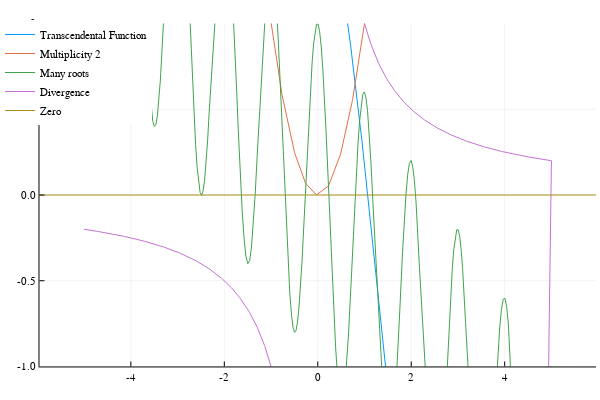

Notebook source saved alongside this figure:
### Code cell
xh=collect(0.01:0.01:5)

plot(f,label="Transcendental Function"
    ,ylims=(-1,1),legend=:topleft)
plot!(x2,label="Multiplicity 2")
plot!(n_roots,label="Many roots")
plot!(vcat(xh,-xh),vcat(recip.(xh),recip.(-xh)),label="Divergence")
hline!([0],label="Zero")

### Figure 1 — Plotly figure (JSON) as saved in the notebook; plotly's stock layout.template omitted (floating-point values rounded to 4 significant figures; data arrays with more than 128 entries replaced by an {"elided": "..."} marker saying what was removed)
{"data": [{"colorbar": {"title": ""}, "hoverinfo": "text", "legendgroup": "Transcendental Function", "line": {"color": "rgba(0, 154, 250, 1.000)", "dash": "solid", "shape": "linear", "width": 1}, "mode": "lines", "name": "Transcendental Function", "showlegend": true, "text": [null, null, null, null, null, null, null, null, null, null, null, null, null, null, null, null, null, null, null, null, null, null, null, null, null, null, null, null, null, null, null, null, null, null, null, null, null, null, null], "type": "scatter", "x": [-5, -4.951, -4.902, -4.451, -3.999, -3.728, -3.457, -3.342, -3.227, -3.113, -2.998, -2.749, -2.499, -2.27, -2.04, -1.547, -0.9767, -0.7231, -0.4694, -0.2471, -0.02468, 0.2178, 0.4602, 0.7041, 0.948, 1.487, 2.001, 2.267, 2.534, 2.759, 2.983, 3.257, 3.532, 3.789, 4.047, 4.46, 4.873, 4.936, 5], "xaxis": "x1", "y": [8.067, 7.876, 7.683, 5.915, 4.291, 3.452, 2.75, 2.499, 2.276, 2.082, 1.917, 1.657, 1.523, 1.498, 1.552, 1.834, 2.192, 2.275, 2.275, 2.192, 2.024, 1.74, 1.353, 0.8698, 0.3084, -1.1, -2.434, -3.036, -3.534, -3.853, -4.068, -4.183, -4.134, -3.948, -3.644, -2.97, -2.179, -2.055, -1.933], "yaxis": "y1", "zmax": null, "zmin": null}, {"colorbar": {"title": ""}, "hoverinfo": "text", "legendgroup": "Multiplicity 2", "line": {"color": "rgba(227, 111, 71, 1.000)", "dash": "solid", "shape": "linear", "width": 1}, "mode": "lines", "name": "Multiplicity 2", "showlegend": true, "text": [null, null, null, null, null, null, null, null, null, null, null, null, null, null, null, null, null, null, null, null, null, null, null, null, null, null, null, null, null, null, null, null, null, null, null, null, null, null, null, null, null], "type": "scatter", "x": [-5.3, -5.248, -5.196, -4.718, -4.239, -3.952, -3.664, -3.421, -3.178, -2.914, -2.649, -2.406, -2.162, -1.901, -1.64, -1.338, -1.035, -0.7664, -0.4976, -0.2619, -0.02616, 0.2309, 0.4879, 0.7464, 1.005, 1.291, 1.577, 1.849, 2.121, 2.403, 2.686, 2.924, 3.162, 3.453, 3.744, 4.017, 4.29, 4.728, 5.165, 5.233, 5.3], "xaxis": "x1", "y": [28.09, 27.54, 27.0, 22.26, 17.97, 15.62, 13.43, 11.7, 10.1, 8.489, 7.02, 5.788, 4.676, 3.615, 2.69, 1.79, 1.072, 0.5874, 0.2476, 0.06858, 0.0006842, 0.05329, 0.238, 0.5571, 1.01, 1.666, 2.486, 3.417, 4.497, 5.776, 7.215, 8.551, 10.0, 11.92, 14.01, 16.13, 18.4, 22.35, 26.68, 27.38, 28.09], "yaxis": "y1", "zmax": null, "zmin": null}, {"colorbar": {"title": ""}, "hoverinfo": "text", "legendgroup": "Many roots", "line": {"color": "rgba(62, 164, 78, 1.000)", "dash": "solid", "shape": "linear", "width": 1}, "mode": "lines", "name": "Many roots", "showlegend": true, "text": {"elided": "269 null values"}, "type": "scatter", "x": {"elided": "269 float values"}, "xaxis": "x1", "y": {"elided": "269 float values"}, "yaxis": "y1", "zmax": null, "zmin": null}, {"colorbar": {"title": ""}, "hoverinfo": "text", "legendgroup": "Divergence", "line": {"color": "rgba(195, 113, 210, 1.000)", "dash": "solid", "shape": "linear", "width": 1}, "mode": "lines", "name": "Divergence", "showlegend": true, "text": {"elided": "1000 null values"}, "type": "scatter", "x": {"elided": "1000 float values"}, "xaxis": "x1", "y": {"elided": "1000 float values"}, "yaxis": "y1", "zmax": null, "zmin": null}, {"colorbar": {"title": ""}, "hoverinfo": "text", "legendgroup": "Zero", "line": {"color": "rgba(172, 142, 24, 1.000)", "dash": "solid", "shape": "linear", "width": 1}, "mode": "lines", "name": "Zero", "showlegend": true, "text": [null, null], "type": "scatter", "x": [-1197.0, 1197.0], "xaxis": "x1", "y": [0, 0], "yaxis": "y1", "zmax": null, "zmin": null}], "layout": {"annotations": [], "height": 400, "legend": {"bgcolor": "rgba(255, 255, 255, 1.000)", "bordercolor": "rgba(0, 0, 0, 1.000)", "font": {"color": "rgba(0, 0, 0, 1.000)", "family": "sans-serif", "size": 11}, "tracegroupgap": 0, "x": 0, "y": 1}, "margin": {"b": 20, "l": 0, "r": 0, "t": 20}, "paper_bgcolor": "rgba(255, 255, 255, 1.000)", "plot_bgcolor": "rgba(255, 255, 255, 1.000)", "showlegend": true, "width": 600, "xaxis": {"anchor": "y1", "domain": [0.06582, 0.9934], "gridcolor": "rgba(0, 0, 0, 0.100)", "gridwidth": 0.5, "linecolor": "rgba(0, 0, 0, 1.000)", "mirror": false, "range": [-5.955, 5.955], "showgrid": true, "showline": true, "showticklabels": true, "tickangle": 0, "tickcolor": "rgb(0, 0, 0)", "tickfont": {"color": "rgba(0, 0, 0, 1.000)", "family": "sans-serif", "size": 11}, "tickmode": "array", "ticks": "inside", "ticktext": ["-4", "-2", "0", "2", "4"], "tickvals": [-4, -2, 0, 2, 4], "title": "", "titlefont": {"color": "rgba(0, 0, 0, 1.000)", "family": "sans-serif", "size": 15}, "type": "-", "visible": true, "zeroline": false, "zerolinecolor": "rgba(0, 0, 0, 1.000)"}, "yaxis": {"anchor": "x1", "domain": [0.03762, 0.9902], "gridcolor": "rgba(0, 0, 0, 0.100)", "gridwidth": 0.5, "linecolor": "rgba(0, 0, 0, 1.000)", "mirror": false, "range": [-1, 1], "showgrid": true, "showline": true, "showticklabels": true, "tickangle": 0, "tickcolor": "rgb(0, 0, 0)", "tickfont": {"color": "rgba(0, 0, 0, 1.000)", "family": "sans-serif", "size": 11}, "tickmode": "array", "ticks": "inside", "ticktext": ["-1.0", "-0.5", "0.0", "0.5", "1.0"], "tickvals": [-1, -0.5, 0, 0.5, 1], "title": "", "titlefont": {"color": "rgba(0, 0, 0, 1.000)", "family": "sans-serif", "size": 15}, "type": "-", "visible": true, "zeroline": false, "zerolinecolor": "rgba(0, 0, 0, 1.000)"}}}
